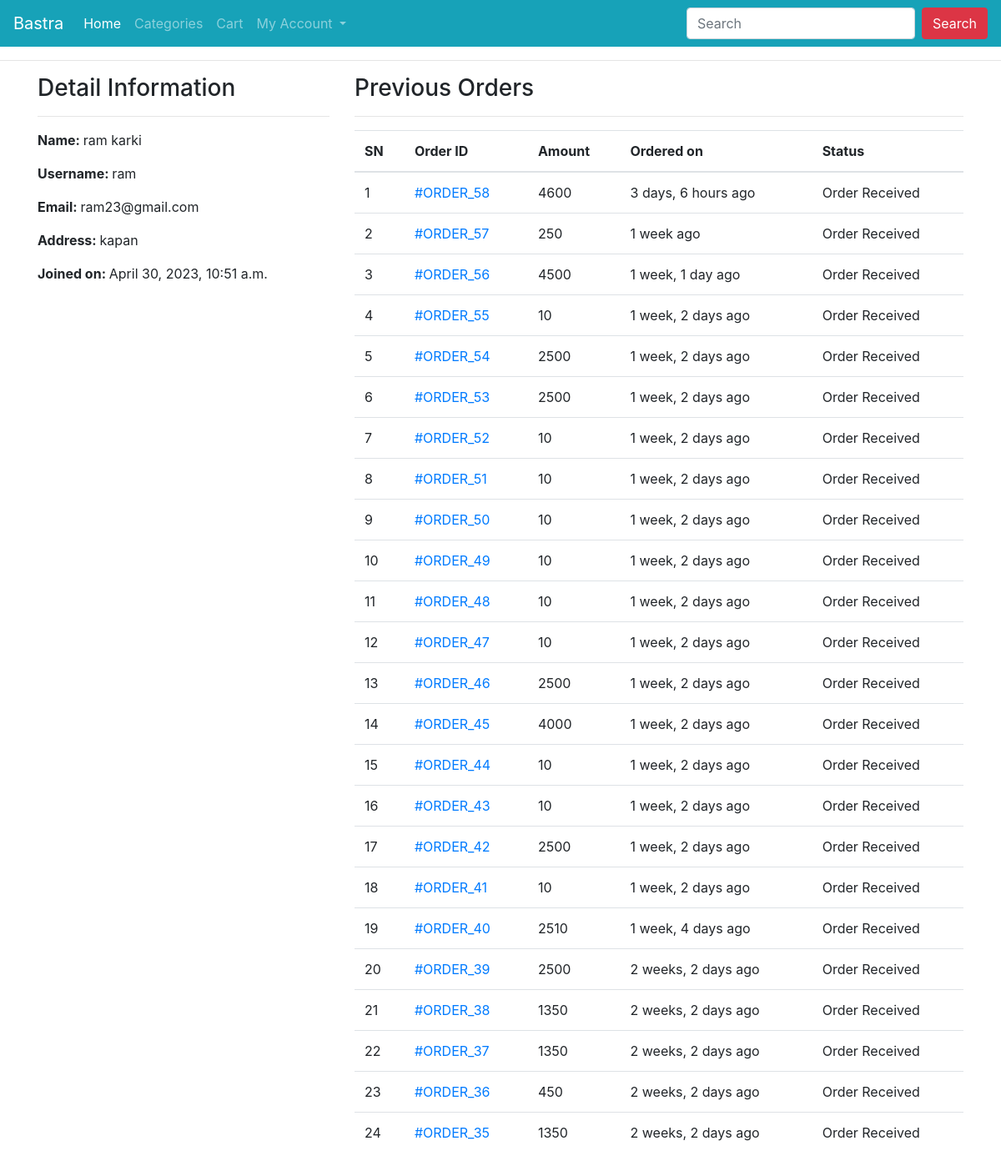
/profile/ (signed in), run on an earlier commit of the app's database.
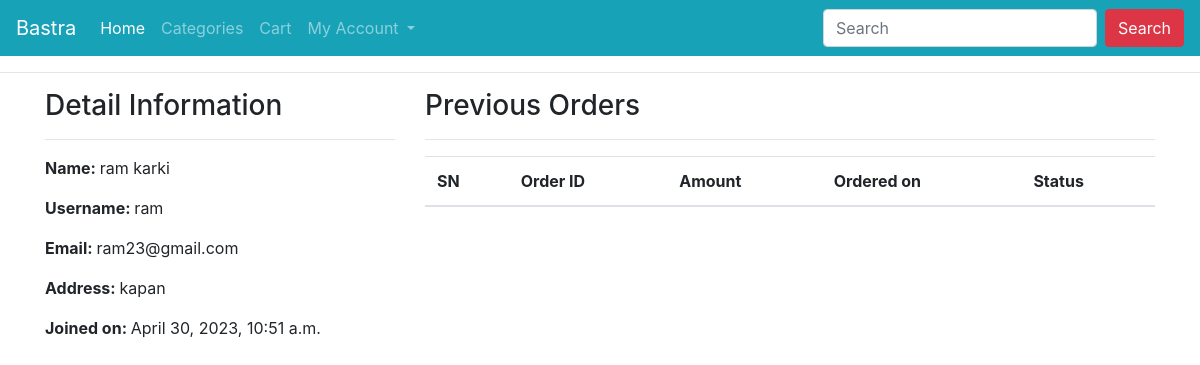
And on a later commit of the database.
### ecomapp/models.py (models this page shows, shortened)
class Order(models.Model):
    cart = models.OneToOneField(Cart, on_delete=models.CASCADE)
    ordered_by = models.CharField(max_length=200)
    shipping_address = models.CharField(max_length=200)
    mobile = models.CharField(max_length=10)
    email = models.EmailField(null=True, blank=True)
    subtotal = models.PositiveIntegerField()
    discount = models.PositiveIntegerField()
    total = models.PositiveIntegerField()
    order_status = models.CharField(max_length=50, choices=ORDER_STATUS)
    created_at = models.DateTimeField(auto_now_add=True)
    payment_method = models.CharField(
        max_length=20, choices=METHOD, default="Cash On Delivery")
    payment_completed = models.BooleanField(
        default=False, null=True, blank=True)

### ecomapp/views.py (the view)
# urls.py: path("profile/", CustomerProfileView.as_view(), name="customerprofile"),
class CustomerProfileView(TemplateView):
    template_name = "customerprofile.html"
    def dispatch(self, request, *args, **kwargs):
        if request.user.is_authenticated and Customer.objects.filter(user=request.user).exists():
            pass
        else:
            return redirect("/login/?next=/profile/")
        return super().dispatch(request, *args, **kwargs)
    def get_context_data(self, **kwargs):
        context = super().get_context_data(**kwargs)
        customer = self.request.user.customer
        context['customer'] = customer
        orders = Order.objects.filter(cart__customer=customer).order_by("-id")
        context["orders"] = orders
        return context

### templates/customerprofile.html (shortened to what this page needs)
{% extends 'base.html' %}
{% block content %}
<div class="container">
    <div class="row">
        <div class="col-md-4">
            <h3>Detail Information</h3><hr>
            <p><span class="font-weight-bold">Name: </span> {{customer.full_name}}</p>
            <p><span class="font-weight-bold">Username: </span> {{customer.user.username}}</p>
            <p><span class="font-weight-bold">Email: </span> {{customer.user.email}}</p>
            <p><span class="font-weight-bold">Address: </span> {{customer.address}}</p>
            <p><span class="font-weight-bold">Joined on: </span> {{customer.joined_on}}</p>
        </div>
        <div class="col-md-8">
            <h3>Previous Orders</h3>
            <hr>
            <table class="table">
                <thead>
                    <tr>
                        <th>SN</th>
                        <th>Order ID</th>
                        <th>Amount</th>
                        <th>Ordered on</th>
                        <th>Status</th>
                    </tr>
                </thead>
                <tbody>
                    {% for ord in orders %}
                    <tr>
                        <td>{{forloop.counter}}</td>
                        <td><a href="{% url 'ecomapp:customerorderdetail' ord.pk %}"> #ORDER_{{ord.id}}</a></td>
                        <td>{{ord.total}}</td>
                        <td>{{ord.created_at|timesince}} ago</td>
                        <td>{{ord.order_status}}</td>
                    </tr>
                    {% endfor %}
                </tbody>
            </table>
        </div>
    </div>
</div>
{% endblock %}

What changed in the data, as far as the page shows it:
removed Order: id "58", total "4600", created_at "3 days, 6 hours", order_status "Order Received"
removed Order: id "57", total "250", created_at "1 week", order_status "Order Received"
removed Order: id "56", total "4500", created_at "1 week, 1 day", order_status "Order Received"
removed Order: id "55", total "10", created_at "1 week, 2 days", order_status "Order Received"
removed Order: id "54", total "2500", created_at "1 week, 2 days", order_status "Order Received"
removed Order: id "53", total "2500", created_at "1 week, 2 days", order_status "Order Received"
removed Order: id "52", total "10", created_at "1 week, 2 days", order_status "Order Received"
removed Order: id "51", total "10", created_at "1 week, 2 days", order_status "Order Received"
removed Order: id "50", total "10", created_at "1 week, 2 days", order_status "Order Received"
removed Order: id "49", total "10", created_at "1 week, 2 days", order_status "Order Received"
removed Order: id "48", total "10", created_at "1 week, 2 days", order_status "Order Received"
removed Order: id "47", total "10", created_at "1 week, 2 days", order_status "Order Received"
removed Order: id "46", total "2500", created_at "1 week, 2 days", order_status "Order Received"
removed Order: id "45", total "4000", created_at "1 week, 2 days", order_status "Order Received"
removed Order: id "44", total "10", created_at "1 week, 2 days", order_status "Order Received"
removed Order: id "43", total "10", created_at "1 week, 2 days", order_status "Order Received"
removed Order: id "42", total "2500", created_at "1 week, 2 days", order_status "Order Received"
removed Order: id "41", total "10", created_at "1 week, 2 days", order_status "Order Received"
removed Order: id "40", total "2510", created_at "1 week, 4 days", order_status "Order Received"
removed Order: id "39", total "2500", created_at "2 weeks, 2 days", order_status "Order Received"
removed Order: id "38", total "1350", created_at "2 weeks, 2 days", order_status "Order Received"
removed Order: id "37", total "1350", created_at "2 weeks, 2 days", order_status "Order Received"
removed Order: id "36", total "450", created_at "2 weeks, 2 days", order_status "Order Received"
removed Order: id "35", total "1350", created_at "2 weeks, 2 days", order_status "Order Received"
